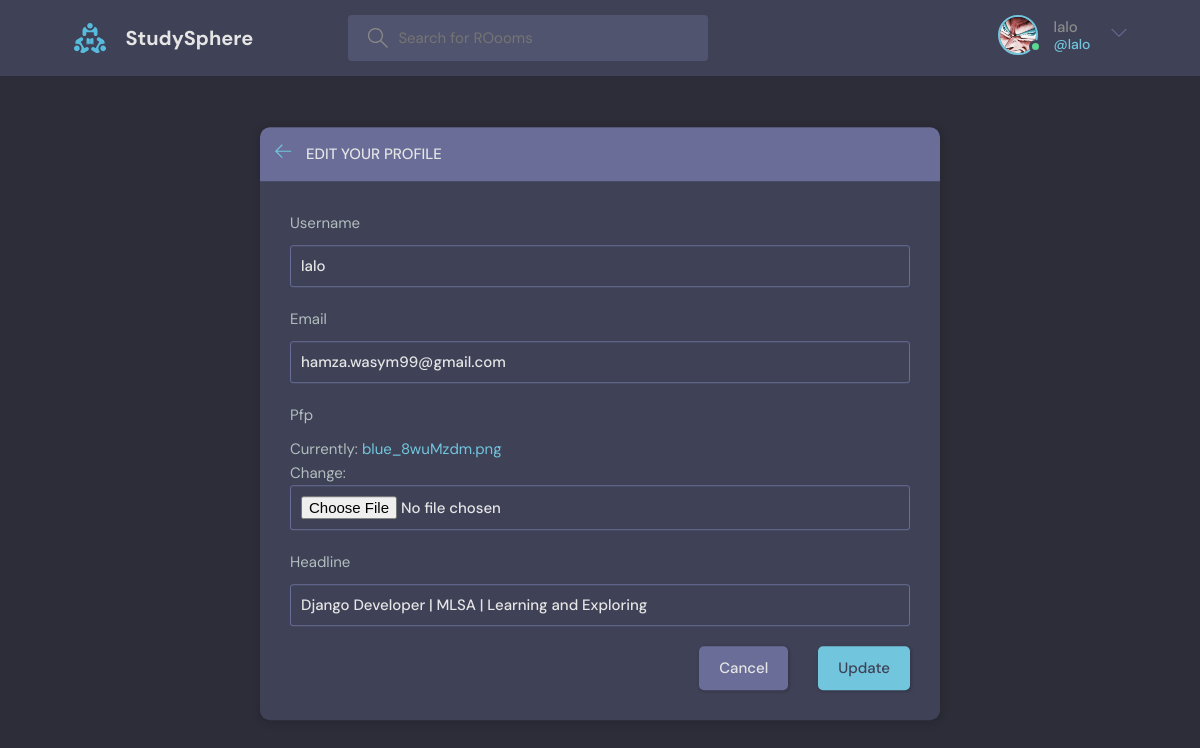
Page /Update-User (signed in) on the committed database.
### base/models.py (models this page shows)
class User(AbstractUser):
    username = models.CharField(max_length=100, unique=True)
    email = models.EmailField(max_length=200, unique=True)
    headline = models.CharField(max_length=200, null = True, blank = True)
    date_joined = models.DateTimeField(auto_now_add=True,null = True)
    last_login = models.DateTimeField(auto_now=True,null = True)
    Pfp = models.ImageField(default= 'images/avatar.svg',null=True)  # using pip install Pillow to install the pillow library to use the ImageField
    USERNAME_FIELD = 'email' # specifying the email as the username field helps us to login using the email instead of the username, which django use username by default for the authentication of the users(login and signup)
    REQUIRED_FIELDS = []

### base/views.py (the view)
# urls.py: path('Update-User', views.UpdateUser, name='UpdateUser'),
@login_required(login_url="UserLogin")
def UpdateUser(request):
    form = UserForm(instance = request.user)
    if request.method == 'POST':
        form = UserForm(request.POST, request.FILES, instance= request.user)
        if form.is_valid():
            form.save()
            return redirect('UserProfile',pk = request.user.id)
    context= {"form":form}
    return render(request,'base/UpdateUser.html',context)

### base/Forms.py
class UserForm(ModelForm):  #creating a class that inherits properties from the ModelForm class,,,, We will use it in the UpdateUser View.. To make a form that will include all the fields of the user model.
    class Meta:
        model = User
        fields = ['username','email','Pfp','headline']  # this will create a form with all the fields of the User model,,,we can also take specific fields from the model and create a form with those fields only

### base/templates/base/UpdateUser.html (shortened to what this page needs)
{% extends 'main.html' %}
{% block content %}
<main class="update-account layout">
  <div class="container">
    <div class="layout__box">
      <div class="layout__boxHeader">
        <div class="layout__boxTitle">
          <a href="{% url 'UserProfile' request.user.id %} ">
            <svg version="1.1" xmlns="http://www.w3.org/2000/svg" width="32" height="32" viewBox="0 0 32 32">
              <title>arrow-left</title>
              <path
                d="M13.723 2.286l-13.723 13.714 13.719 13.714 1.616-1.611-10.96-10.96h27.625v-2.286h-27.625l10.965-10.965-1.616-1.607z">
              </path>
            </svg>
          </a>
          <h3>Edit your profile</h3>
        </div>
      </div>
      <div class="layout__body">
        <form class="form" action="" method="POST" enctype="multipart/form-data">
          {% for field in form %}
          <div class="form__group">
            <label for="profile_pic"> {{field.label}} </label>
            {{field}}
          </div>
          {% endfor %}
          <div class="form__action">
            <a class="btn btn--dark" href="{% url 'UserProfile' request.user.id %} ">Cancel</a>
            <button class="btn btn--main" type="submit">Update</button>
          </div>
        </form>
      </div>
    </div>
  </div>
</main>
{% endblock content %}

### Templates/navBar.html (shortened to what this page needs)
{% load static %}
<header class="header header--loggedIn">
    <div class="container">
        <a href="{% url 'home' %}" class="header__logo">
            <img src="{% static 'images/logo.svg' %}" />
            <h1>StudySphere</h1>
        </a>
        <form class="header__search" method="GET" action="{% url 'home' %}">
            <label>
                <input name="q" placeholder="Search for ROooms" />
            </label>
        </form>
        <nav class="header__menu">
            {% if request.user.is_authenticated %}
            <div class="header__user">
                <a href="{% url 'UserProfile' request.user.id%}">
                    <div class="avatar avatar--medium active">
                        <img src="{{request.user.Pfp.url}}" />
                    </div>
                    <p>{{request.user.username}} <span>@{{request.user.username}}</span></p>
                </a>
                <button class="dropdown-button">
                    <svg version="1.1" xmlns="http://www.w3.org/2000/svg" width="32" height="32" viewBox="0 0 32 32">
                        <title>chevron-down</title>
                        <path d="M16 21l-13-13h-3l16 16 16-16h-3l-13 13z"></path>
                    </svg>
                </button>
            </div>
            {% else %}
            <a href="{% url 'UserLogin' %}">
                <img src="{% static 'images/avatar.svg' %}" />
                <p>Login</p>
            </a>
            {% endif %}
        </nav>
    </div>
</header>

### rows in the picture
User: user.Pfp (picture), user.username "lalo", form "lalo" "hamza.wasym99@gmail.com" "Django Developer | MLSA | Learning and Exploring"

### other values in the picture
{{ field.label }} "Username" "Email" "Pfp" "Headline"
